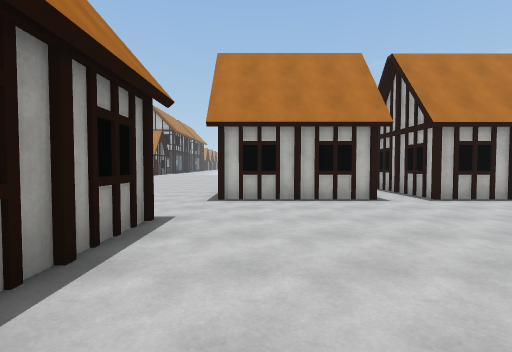
view 1 (above)

24 first-person views from a walk through a Unity game level. The camera is 1.5 m above the floor, tilts 2° down and sees 85° across. The floor is counted in squares, 2 m on a side. Each view is taken from the middle of a square. On the plan, view 1 faces up. The plan holds only what a view shows up to about 10 squares ahead; the rest is blank. The place goes on beyond the plan. The player character is not drawn. Some surface patterns are stand-ins.

view 2
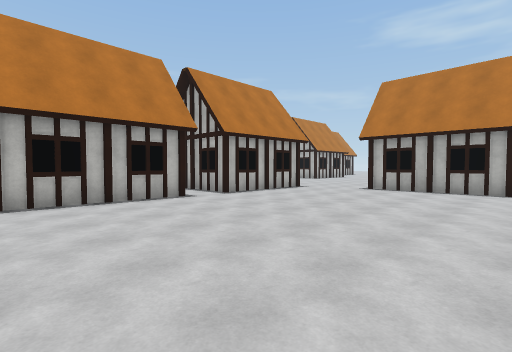

view 3
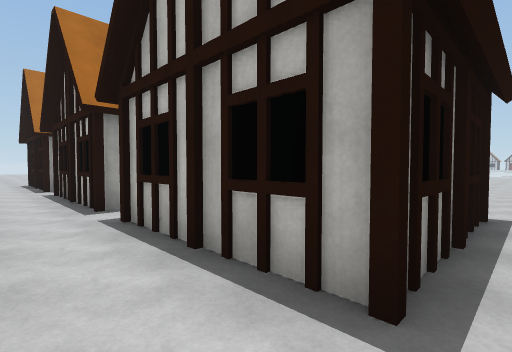

view 4
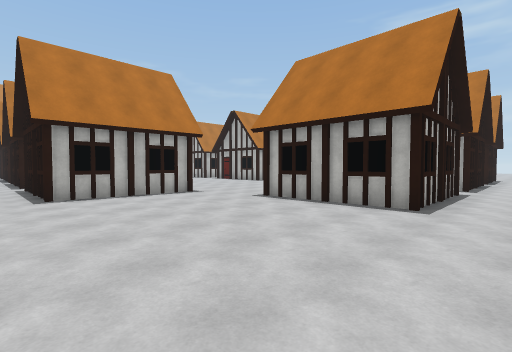

view 5
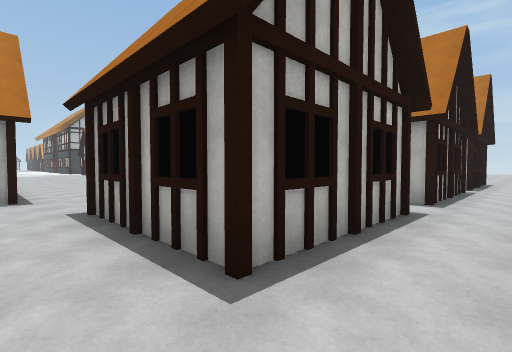

view 6
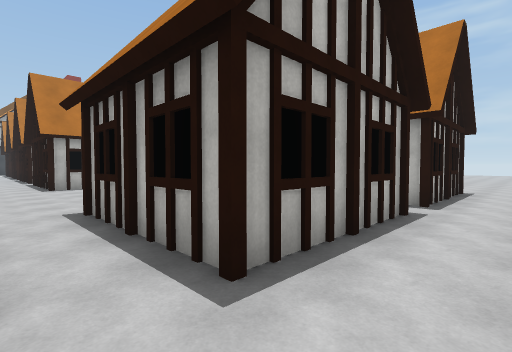

view 7
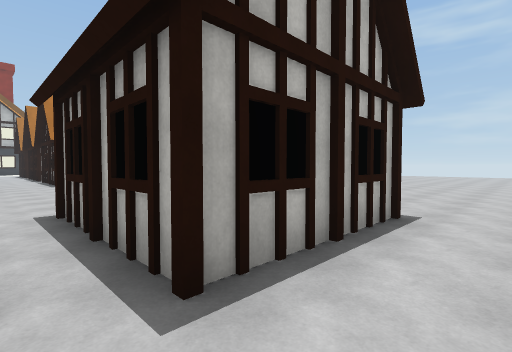

view 8
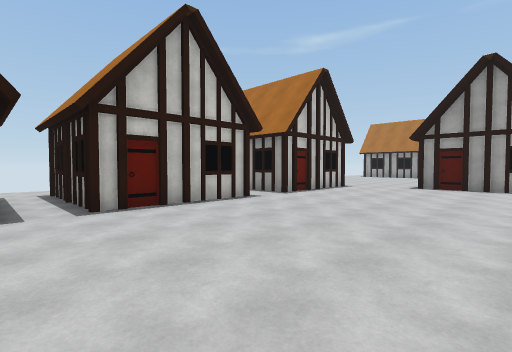

view 9
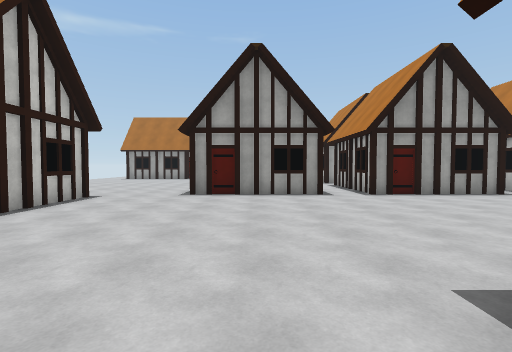

view 10
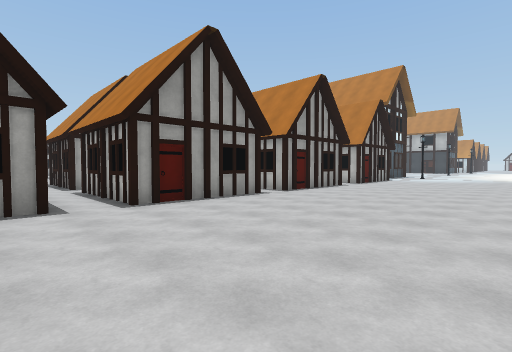

view 11
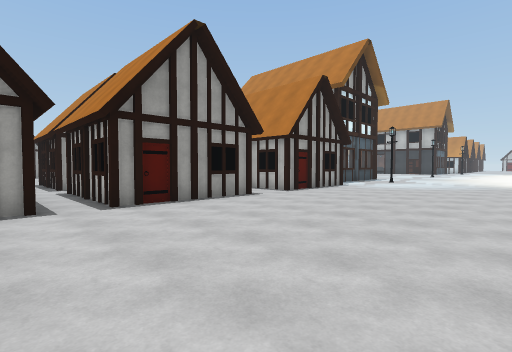

view 12
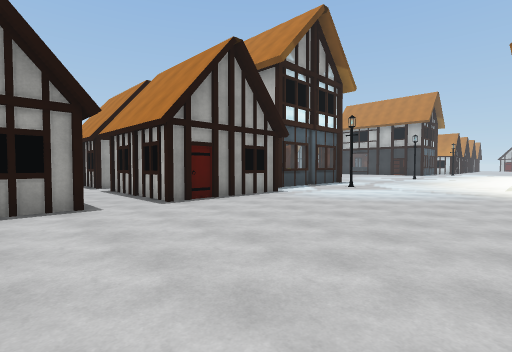

view 13
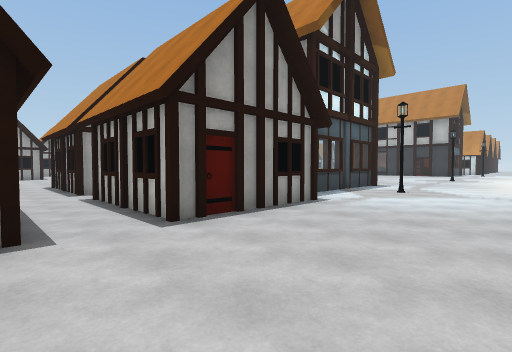

view 14
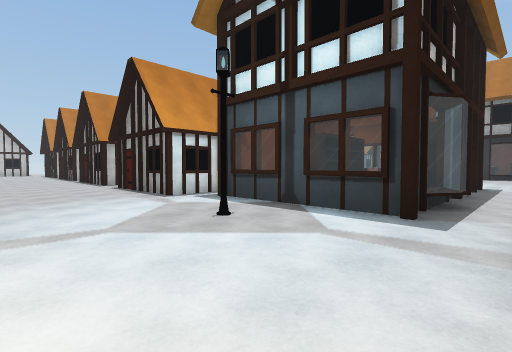

view 15
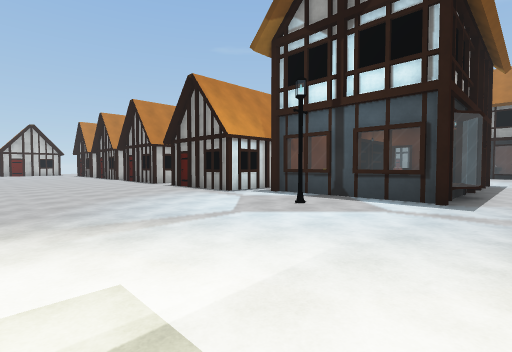

view 16
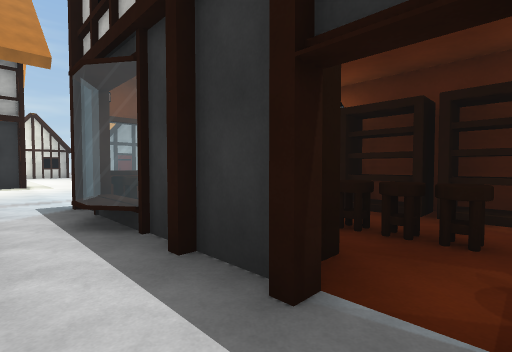

view 17
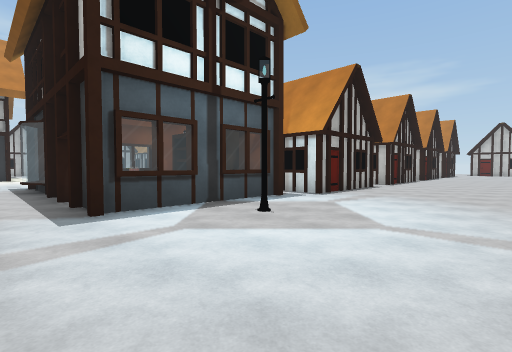

view 18
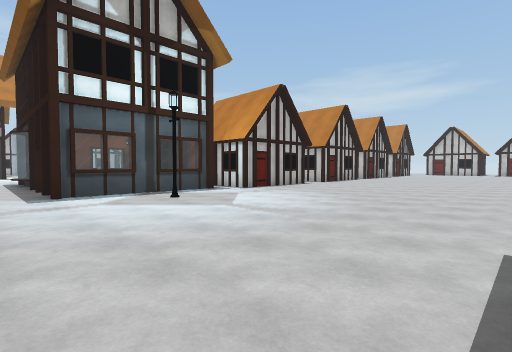

view 19
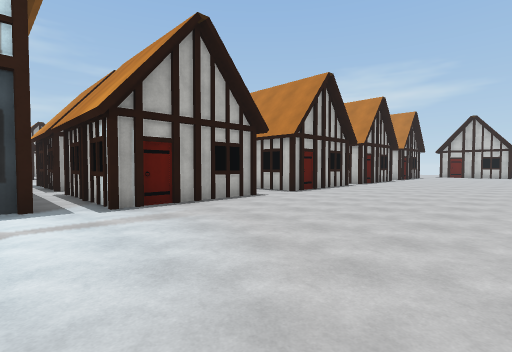

view 20
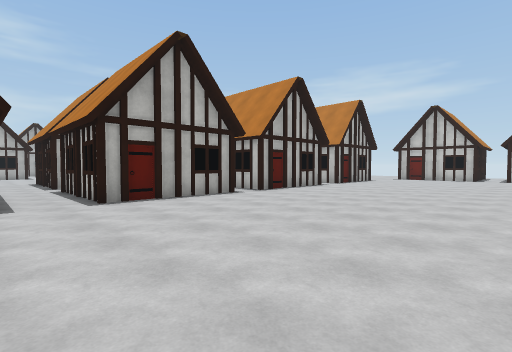

view 21
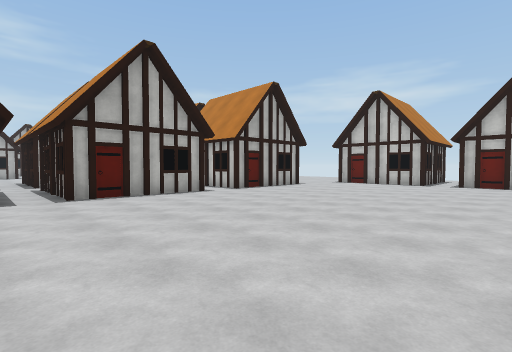

view 22
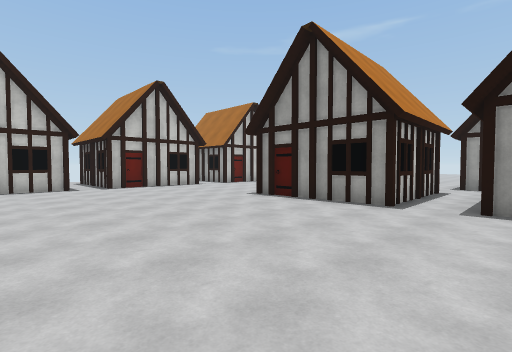

view 23
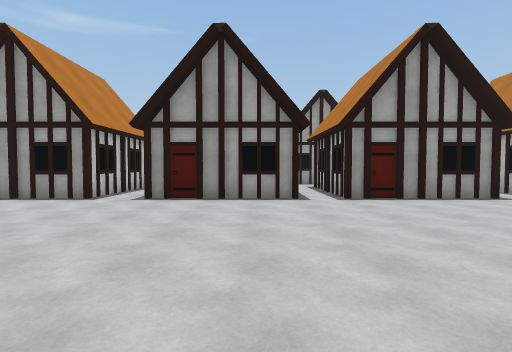

view 24
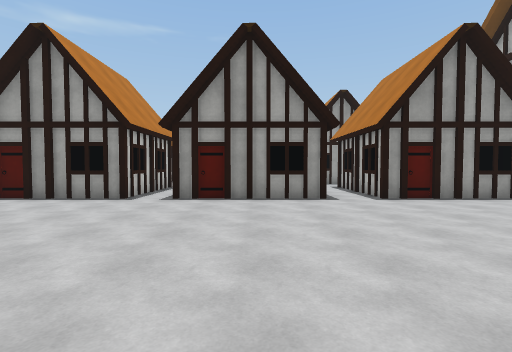

### Floor plan
Key: @ floor where view 1 was taken; # wall or solid block; . floor; = window, fence, low wall or low ledge; H house; B building; S streetlight; E shelf; O other object.
Columns run from 15 left of view 1 to 21 right of it. Each row starts with its distance up from view 1.
 31    B  B......................
 30    B  B .......BBB..=........#
 29        ........  EEO B.......
 28        ......S. OO   B.S.....
 27        ........    OOO.......
 26       H........BEEEBBBB......
 25       #......................
 24       #........H##.###H......
 23    ####........      ##......
 22     ...........       #......
 21       #........H##.####......
 20       #......................
 19    H  #........H##.####......
 18    ####........       #......
 17    ####........      ##......
 16       #........H##.###H......
 15       #......................
 14    H  #........##  #  #......
 13  #.............       #......
 12 H..####.......H   HH  #......    .O
 11       #........ ##.##........#   ..
 10       #........H   ...H......#  H..
  9       H........   H#  #............
  8       .........   .#  #...........
  7       ........H   H#  #...........
  6       .........H..................
  5        ...........................
  4         #### ...........###..H##.#  H
  3     HH   #   #.........H   H.   .H  H
  2          #   #..........   ..   .#
  1     #    #####..........###..###.####
  0     ....H......@.....................
 -1     ...........   ...................

Where each view was taken, in squares from view 1:
view 1: 0 up, 0 right, facing up
view 2: 0 up, 1 left, facing up-right
view 3: 1 down, 1 left, facing up-left
view 4: 1 down, 3 right, facing up-right
view 5: 1 down, 7 right, facing up-right
view 6: 1 down, 12 right, facing up-right
view 7: 1 down, 17 right, facing up-right
view 8: 9 up, 18 right, facing down-left
view 9: 8 up, 15 right, facing left
view 10: 9 up, 13 right, facing up-left
view 11: 14 up, 13 right, facing up-left
view 12: 18 up, 13 right, facing up-left
view 13: 19 up, 11 right, facing up-left
view 14: 31 up, 11 right, facing down-left
view 15: 31 up, 13 right, facing down-left
view 16: 31 up, 1 right, facing down-right
view 17: 31 up, 5 left, facing down-right
view 18: 31 up, 8 left, facing down-right
view 19: 26 up, 6 left, facing down-right
view 20: 21 up, 7 left, facing down-right
view 21: 16 up, 8 left, facing down-right
view 22: 14 up, 3 left, facing down-left
view 23: 16 up, 2 left, facing left
view 24: 20 up, 2 left, facing left
